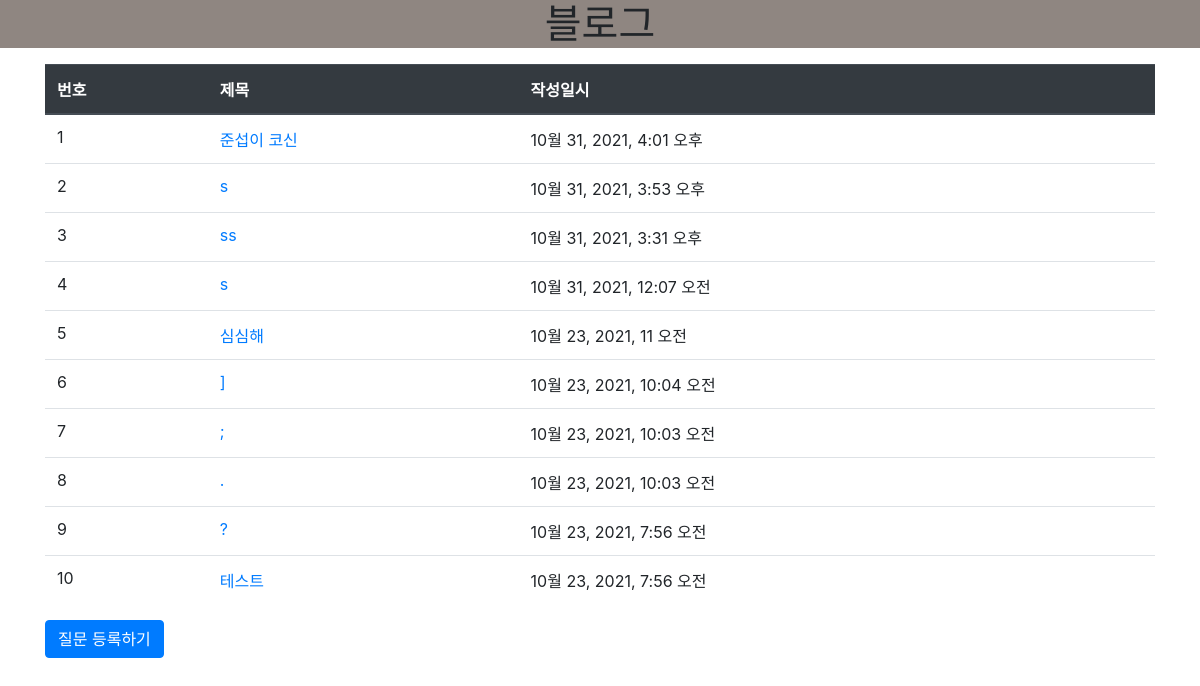
Screenshot of /pybo/ with the database file from the repository.
### pybo/models.py (models this page shows, shortened)
class Question(models.Model):
    subject = models.CharField(max_length=200)
    content = models.TextField()
    create_date = models.DateTimeField()

### pybo/views.py (the view)
# urls.py: path('', views.index, name='index'),
def index(request):
    question_list = Question.objects.order_by('-create_date')
    context = {'question_list': question_list}
    return render(request, 'pybo/question_list.html', context)

### templates/pybo/question_list.html (shortened to what this page needs)
{% load static %}
<link rel="stylesheet" type="text/css" href="{% static 'bootstrap.min.css' %}">
<div class="page-header" >
    <h1 style="text-align:center; background-color:#8f8681" >블로그</h1>
<body>
    <div class="container my-3">
        <table class="table">
            <thead>
            <tr class="thead-dark">
                <th>번호</th>
                <th>제목</th>
                <th>작성일시</th>
            </tr>
            </thead>
            <tbody>
            {% if question_list %}
            {% for question in question_list %}
            <tr>
                <td>{{ forloop.counter }}</td>
                <td>
                    <a href="{% url 'pybo:detail' question.id %}">{{ question.subject }}</a>
                </td>
                <td>{{ question.create_date }}</td>
            </tr>
            {% endfor %}
            {% else %}
            <tr>
                <td colspan="3">질문이 없습니다.</td>
            </tr>
            {% endif %}
            </tbody>
        </table>
        <a href="{% url 'pybo:question_create' %}" class="btn btn-primary">질문 등록하기</a>
    </div>
</body>

### templates/pybo/question_list.html (style rules this page uses)
body { background-image:url('https://pbs.twimg.com/media/EbSKBtIUMAA47Eq.jpg'); background-size:cover; }

### rows the page displays
Question: subject "준섭이 코신", create_date "10월 31, 2021, 4:01 오후"
Question: subject "s", create_date "10월 31, 2021, 3:53 오후"
Question: subject "ss", create_date "10월 31, 2021, 3:31 오후"
Question: subject "s", create_date "10월 31, 2021, 12:07 오전"
Question: subject "심심해", create_date "10월 23, 2021, 11 오전"
Question: subject "]", create_date "10월 23, 2021, 10:04 오전"
Question: subject ";", create_date "10월 23, 2021, 10:03 오전"
Question: subject ".", create_date "10월 23, 2021, 10:03 오전"
Question: subject "?", create_date "10월 23, 2021, 7:56 오전"
Question: subject "테스트", create_date "10월 23, 2021, 7:56 오전"
